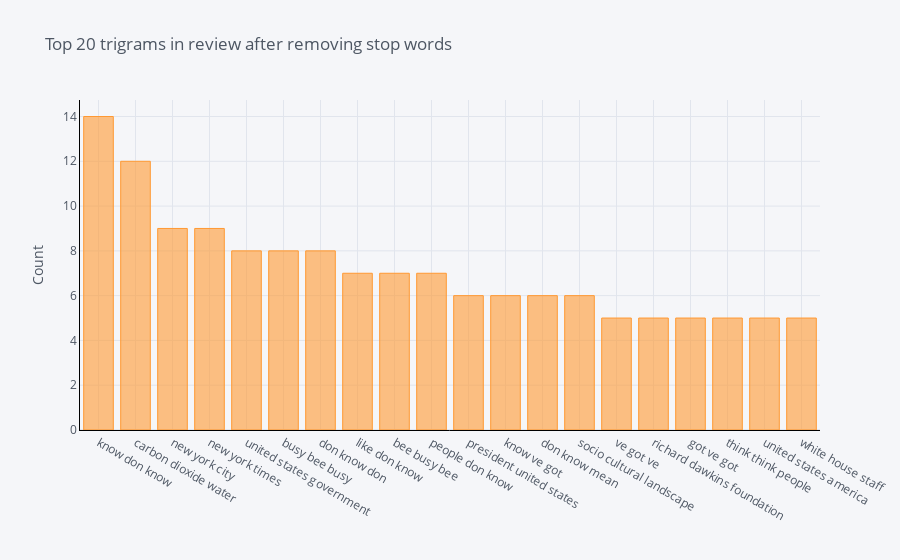

The notebook cell saved with this chart:
### Markdown cell above
## The distribution of Top trigrams after removing stop words

### Code cell
def get_top_n_trigram(corpus, n=None):
    vec = CountVectorizer(ngram_range=(3, 3), stop_words='english').fit(corpus)
    bag_of_words = vec.transform(corpus)
    sum_words = bag_of_words.sum(axis=0) 
    words_freq = [(word, sum_words[0, idx]) for word, idx in vec.vocabulary_.items()]
    words_freq =sorted(words_freq, key = lambda x: x[1], reverse=True)
    return words_freq[:n]
common_words = get_top_n_trigram(df['text'], 20)
df6 = pd.DataFrame(common_words, columns = ['text' , 'count'])
#df6
df6.groupby('text').sum()['count'].sort_values(ascending=False).iplot(
    kind='bar', yTitle='Count', linecolor='black', title='Top 20 trigrams in review after removing stop words')

### Figure 1 — Plotly figure (JSON) as saved in the notebook; plotly's stock layout.template omitted (floating-point values rounded to 4 significant figures)
{"data": [{"name": "count", "text": "", "y": [14, 12, 9, 9, 8, 8, 8, 7, 7, 7, 6, 6, 6, 6, 5, 5, 5, 5, 5, 5], "marker": {"color": "rgba(255, 153, 51, 0.6)", "line": {"color": "rgba(255, 153, 51, 1.0)", "width": 1}}, "x": ["know don know", "carbon dioxide water", "new york city", "new york times", "united states government", "busy bee busy", "don know don", "like don know", "bee busy bee", "people don know", "president united states", "know ve got", "don know mean", "socio cultural landscape", "ve got ve", "richard dawkins foundation", "got ve got", "think think people", "united states america", "white house staff"], "type": "bar", "orientation": "v"}], "layout": {"title": {"text": "Top 20 trigrams in review after removing stop words", "font": {"color": "#4D5663"}}, "paper_bgcolor": "#F5F6F9", "plot_bgcolor": "#F5F6F9", "yaxis": {"tickfont": {"color": "#4D5663"}, "title": {"text": "Count", "font": {"color": "#4D5663"}}, "showgrid": true, "zerolinecolor": "#E1E5ED", "gridcolor": "#E1E5ED", "linecolor": "black"}, "xaxis": {"tickfont": {"color": "#4D5663"}, "title": {"text": "", "font": {"color": "#4D5663"}}, "showgrid": true, "zerolinecolor": "#E1E5ED", "gridcolor": "#E1E5ED", "linecolor": "black"}, "legend": {"bgcolor": "#F5F6F9", "font": {"color": "#4D5663"}}}}
